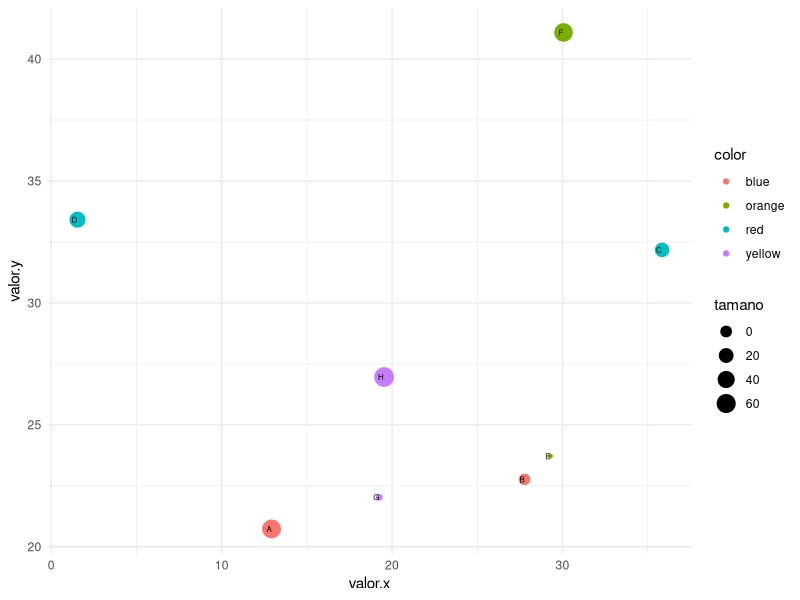

Reproduce this figure in R.

# --------------------------------------------------------------
# Gráfico de burbujas (cambiando color y tamaño)
# --------------------------------------------------------------

#install.packages("ggplot2") # Instalar paquete de visualización gráfica
library(ggplot2) # Cargar la librería gráfica "ggplot2"

tipo <- c("A","B","C","D","E","F","G","H")

set.seed(1234)
valor.x <- rnorm(8,25,10)
set.seed(4321)
valor.y <- rnorm(8,25,10)
tamano <- rnorm(8,20,30)
set.seed(1234)
color <- c(rep("blue",2), rep("red",2),rep("orange",2),rep("yellow",2))

datos <- data.frame(tipo, valor.x, valor.y, tamano, color)

library(ggplot2)

ggplot(datos, aes(x = valor.x, y = valor.y, label = tipo)) +
  geom_point(aes(size = tamano, colour = color)) + 
  geom_text(hjust = 1, size = 2) +
  theme_minimal()

